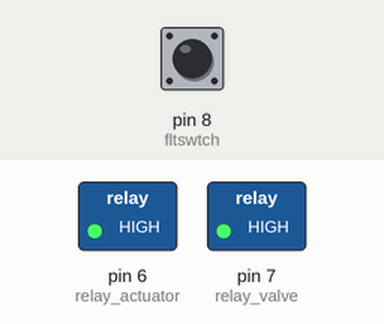
The sketch below on a simulated Arduino Uno, built with avr-gcc and run on an emulated ATmega328P. Shown: switched loads named in the sketch (green lamp = pin HIGH). Inputs (shaded band) come from the test bench; at power-on: pin 8 (fltswtch) HIGH. No radio packets arrive unless stated; what the sketch prints to the serial monitor is not drawn.

Above: at 6.0 s.
At 30.0 s:
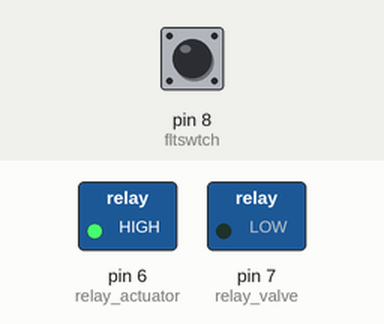
At 37.0 s:
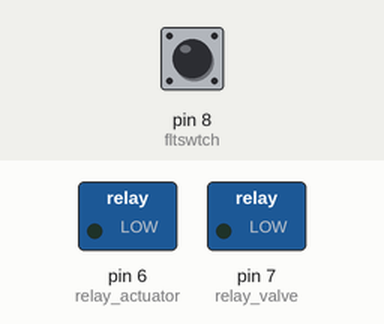
Timing chart, 0 to 49.5 s (numbered marks = the images above):
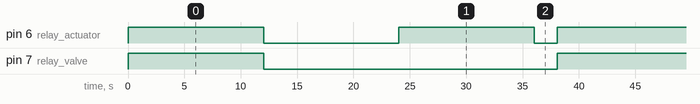

The sketch:

mechanism.ino
```cpp
#include <SPI.h>
#include <LoRa.h>

const int fltswtch = 8;
const int relay_valve = 7;
const int relay_actuator = 6;

String uniqueID = "dev_ID";

bool isProcessRunning = false;
unsigned long startTime;

void setup() {
  Serial.begin(9600);
  while (!Serial);
  Serial.println("LoRa Sender");

  if (!LoRa.begin(433E6)) {
    Serial.println("Starting LoRa failed!");
    while (1);
  }

  LoRa.setSyncWord(0xF3);
  LoRa.setTxPower(20);

  pinMode(relay_valve, OUTPUT);
  pinMode(relay_actuator, OUTPUT);
  pinMode(fltswtch, INPUT_PULLUP);
}

void loop() {
  LoRa.beginPacket();

  Serial.print("ID: ");
  Serial.print(uniqueID);
  LoRa.print('<');
  LoRa.print(uniqueID);
  LoRa.print(',');

  Serial.print("Status: ");

  int floatState = digitalRead(fltswtch);

  if (floatState == HIGH && !isProcessRunning) {
    startProcess();
    Serial.print(true);
    LoRa.print(true);
    LoRa.print(',');
  } else if (floatState == LOW) {
    Serial.print(false);
    LoRa.print(false);
    LoRa.print(',');
  }

  LoRa.print('>');
  LoRa.endPacket();
  delay(2000);
}

void startProcess() {
  isProcessRunning = true;
  startTime = millis();
  unsigned long valveOffTime = startTime + 5000;
  bool relayState = HIGH;

  while (millis() - startTime < 36000) {
    digitalWrite(relay_valve, HIGH);
    digitalWrite(relay_actuator, relayState);
    relayState = !relayState;

    if (millis() >= valveOffTime) {
      digitalWrite(relay_valve, LOW);
    }

    delay(12000);
  }

  digitalWrite(relay_actuator, LOW);
  isProcessRunning = false;
}
```

Measured:
- by itself, pin 6 (relay_actuator): repeats every 38.1 s: LOW 12.0 s, HIGH 12.0 s, LOW 2.1 s, HIGH 12.0 s
- by itself, pin 7 (relay_valve): alternates HIGH for 12.0 s and LOW for 26.1 s
- by itself, everything shown: repeats every 38.1 s, in 4 steps
